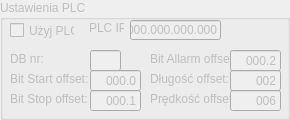
    <widget class="QGroupBox" name="groupBox_2">
     <property name="enabled">
      <bool>false</bool>
     </property>
     <property name="maximumSize">
      <size>
       <width>1230</width>
       <height>120</height>
      </size>
     </property>
     <property name="title">
      <string>Ustawienia PLC</string>
     </property>
     <widget class="QLabel" name="labelPlcAdress">
      <property name="geometry">
       <rect>
        <x>89</x>
        <y>20</y>
        <width>35</width>
        <height>16</height>
       </rect>
      </property>
      <property name="text">
       <string>PLC IP:</string>
      </property>
     </widget>
     <widget class="QCheckBox" name="checkBoxPlc">
      <property name="geometry">
       <rect>
        <x>10</x>
        <y>22</y>
        <width>65</width>
        <height>17</height>
       </rect>
      </property>
      <property name="text">
       <string>Użyj PLC</string>
      </property>
      <property name="checked">
       <bool>false</bool>
      </property>
     </widget>
     <widget class="QLineEdit" name="plcAdressEdit">
      <property name="geometry">
       <rect>
        <x>130</x>
        <y>20</y>
        <width>91</width>
        <height>20</height>
       </rect>
      </property>
      <property name="inputMask">
       <string>000.000.000.000</string>
      </property>
      <property name="text">
       <string>000.000.000.000</string>
      </property>
     </widget>
     <widget class="QLabel" name="labelDBnr">
      <property name="geometry">
       <rect>
        <x>10</x>
        <y>50</y>
        <width>41</width>
        <height>18</height>
       </rect>
      </property>
      <property name="text">
       <string>DB nr:</string>
      </property>
     </widget>
     <widget class="QLabel" name="labelLenght">
      <property name="geometry">
       <rect>
        <x>150</x>
        <y>70</y>
        <width>81</width>
        <height>18</height>
       </rect>
      </property>
      <property name="text">
       <string>Długość offset:</string>
      </property>
     </widget>
     <widget class="QLineEdit" name="startBitEdit">
      <property name="geometry">
       <rect>
        <x>90</x>
        <y>70</y>
        <width>51</width>
        <height>21</height>
       </rect>
      </property>
      <property name="inputMask">
       <string>000.0</string>
      </property>
      <property name="text">
       <string>000.0</string>
      </property>
      <property name="maxLength">
       <number>5</number>
      </property>
      <property name="frame">
       <bool>true</bool>
      </property>
      <property name="alignment">
       <set>Qt::AlignRight|Qt::AlignTrailing|Qt::AlignVCenter</set>
      </property>
     </widget>
     <widget class="QLabel" name="labelSpeed">
      <property name="geometry">
       <rect>
        <x>150</x>
        <y>90</y>
        <width>81</width>
        <height>18</height>
       </rect>
      </property>
      <property name="text">
       <string>Prędkość offset:</string>
      </property>
     </widget>
     <widget class="QLineEdit" name="speedRealEdit">
      <property name="geometry">
       <rect>
        <x>230</x>
        <y>90</y>
        <width>51</width>
        <height>21</height>
       </rect>
      </property>
      <property name="inputMask">
       <string>000</string>
      </property>
      <property name="text">
       <string>006</string>
      </property>
      <property name="frame">
       <bool>true</bool>
      </property>
      <property name="alignment">
       <set>Qt::AlignRight|Qt::AlignTrailing|Qt::AlignVCenter</set>
      </property>
     </widget>
     <widget class="QLabel" name="labelBitAlarm">
      <property name="geometry">
       <rect>
        <x>150</x>
        <y>50</y>
        <width>81</width>
        <height>18</height>
       </rect>
      </property>
      <property name="text">
       <string>Bit Allarm offset:</string>
      </property>
     </widget>
     <widget class="QLabel" name="labelBitStart">
      <property name="geometry">
       <rect>
        <x>10</x>
        <y>70</y>
        <width>81</width>
        <height>18</height>
       </rect>
      </property>
      <property name="text">
       <string>Bit Start offset:</string>
      </property>
     </widget>
     <widget class="QLabel" name="labelBitStop">
      <property name="geometry">
       <rect>
        <x>10</x>
        <y>90</y>
        <width>81</width>
        <height>18</height>
       </rect>
      </property>
      <property name="text">
       <string>Bit Stop offset:</string>
      </property>
     </widget>
     <widget class="QLineEdit" name="dbNrEdit">
      <property name="geometry">
       <rect>
        <x>90</x>
        <y>50</y>
        <width>31</width>
        <height>21</height>
       </rect>
      </property>
      <property name="inputMask">
       <string/>
      </property>
      <property name="text">
       <string/>
      </property>
      <property name="maxLength">
       <number>32767</number>
      </property>
      <property name="frame">
       <bool>true</bool>
      </property>
      <property name="alignment">
       <set>Qt::AlignRight|Qt::AlignTrailing|Qt::AlignVCenter</set>
      </property>
     </widget>
     <widget class="QLineEdit" name="lenghtRealEdit">
      <property name="geometry">
       <rect>
        <x>230</x>
        <y>70</y>
        <width>51</width>
        <height>21</height>
       </rect>
      </property>
      <property name="inputMask">
       <string>000</string>
      </property>
      <property name="text">
       <string>002</string>
      </property>
      <property name="maxLength">
       <number>3</number>
      </property>
      <property name="frame">
       <bool>true</bool>
      </property>
      <property name="alignment">
       <set>Qt::AlignRight|Qt::AlignTrailing|Qt::AlignVCenter</set>
      </property>
     </widget>
     <widget class="QLineEdit" name="stopBitEdit">
      <property name="geometry">
       <rect>
        <x>90</x>
        <y>90</y>
        <width>51</width>
        <height>21</height>
       </rect>
      </property>
      <property name="inputMask">
       <string>000.0</string>
      </property>
      <property name="text">
       <string>000.1</string>
      </property>
      <property name="frame">
       <bool>true</bool>
      </property>
      <property name="alignment">
       <set>Qt::AlignRight|Qt::AlignTrailing|Qt::AlignVCenter</set>
      </property>
     </widget>
     <widget class="QLineEdit" name="alarmBitEdit">
      <property name="geometry">
       <rect>
        <x>230</x>
        <y>50</y>
        <width>51</width>
        <height>21</height>
       </rect>
      </property>
      <property name="inputMask">
       <string>000.0</string>
      </property>
      <property name="text">
       <string>000.2</string>
      </property>
      <property name="frame">
       <bool>true</bool>
      </property>
      <property name="alignment">
       <set>Qt::AlignRight|Qt::AlignTrailing|Qt::AlignVCenter</set>
      </property>
     </widget>
    </widget>
